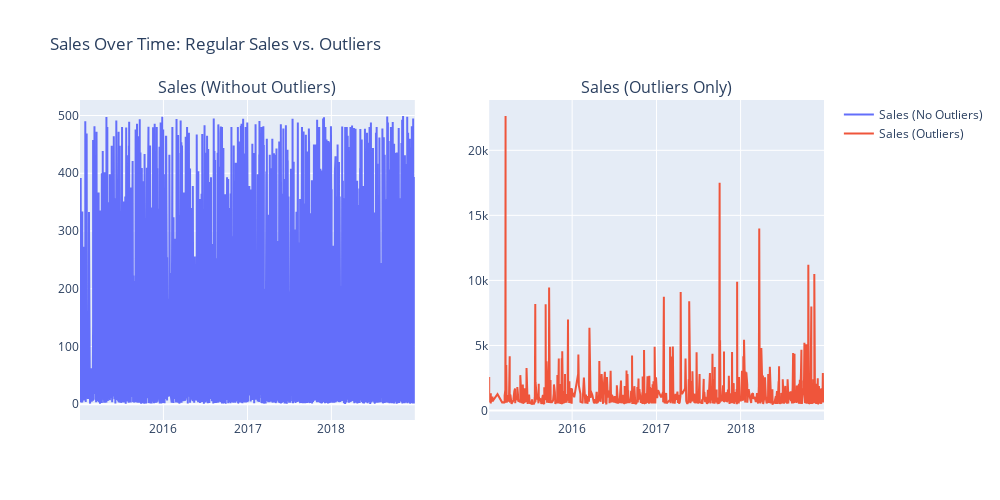

Notebook source saved alongside this figure:
### Markdown cell above
Iniciamos a Análise Temporal Exploratória pra revelar padrões de vendas no Superstore Dataset. O primeiro passo é visualizar as séries temporais de `Sales`, comparando o dataset sem outliers (`df_typical`) e com outliers (`df_outliers`) lado a lado, pra entender tendências gerais e picos excepcionais.  

Usaremos Plotly pra gráficos interativos, destacando o comportamento temporal.

### Code cell
from plotly.subplots import make_subplots

# Creating subplot layout (1 row, 2 columns)
fig = make_subplots(rows=1, cols=2, subplot_titles=('Sales (Without Outliers)', 'Sales (Outliers Only)'))

# Plotting Sales for full dataset
fig.add_trace(
    go.Scatter(x=df_typical['Order Date'], y=df_typical['Sales'], mode='lines', name='Sales (No Outliers)'),
    row=1, col=1
)

# Plotting Sales for outliers dataset
fig.add_trace(
    go.Scatter(x=df_outliers['Order Date'], y=df_outliers['Sales'], mode='lines', name='Sales (Outliers)'),
    row=1, col=2
)

# Updating layout
fig.update_layout(
    title_text="Sales Over Time: Regular Sales vs. Outliers",
    height=500, width=1000,
    showlegend=True
)

# Display the plot
fig.show()

### Figure 1 — Plotly figure (JSON) as saved in the notebook; plotly's stock layout.template omitted (floating-point values rounded to 4 significant figures; data arrays with more than 128 entries replaced by an {"elided": "..."} marker saying what was removed)
{"data": [{"mode": "lines", "name": "Sales (No Outliers)", "type": "scatter", "x": {"elided": "8643 str values"}, "xaxis": "x", "y": {"elided": "8643 float values"}, "yaxis": "y"}, {"mode": "lines", "name": "Sales (Outliers)", "type": "scatter", "x": {"elided": "1145 str values"}, "xaxis": "x2", "y": {"elided": "1145 float values"}, "yaxis": "y2"}], "layout": {"annotations": [{"font": {"size": 16}, "showarrow": false, "text": "Sales (Without Outliers)", "x": 0.225, "xanchor": "center", "xref": "paper", "y": 1, "yanchor": "bottom", "yref": "paper"}, {"font": {"size": 16}, "showarrow": false, "text": "Sales (Outliers Only)", "x": 0.775, "xanchor": "center", "xref": "paper", "y": 1, "yanchor": "bottom", "yref": "paper"}], "height": 500, "showlegend": true, "title": {"text": "Sales Over Time: Regular Sales vs. Outliers"}, "width": 1000, "xaxis": {"anchor": "y", "autorange": true, "domain": [0, 0.45], "range": ["2015-01-03", "2018-12-30"], "type": "date"}, "xaxis2": {"anchor": "y2", "autorange": true, "domain": [0.55, 1], "range": ["2015-01-06", "2018-12-29"], "type": "date"}, "yaxis": {"anchor": "x", "autorange": true, "domain": [0, 1], "range": [-27.26, 526.9], "type": "linear"}, "yaxis2": {"anchor": "x2", "autorange": true, "domain": [0, 1], "range": [-730.4, 23870.0], "type": "linear"}}}
